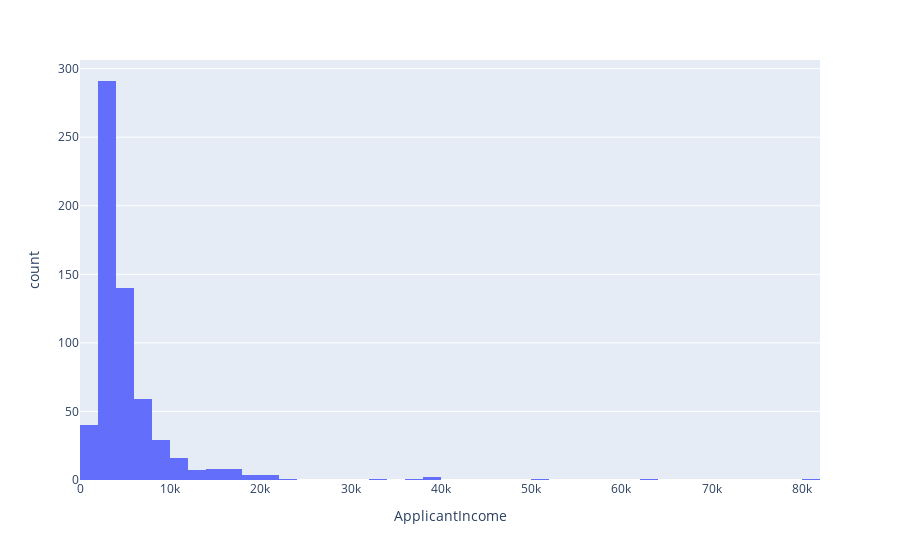

Notebook cell for this chart:
### Code cell
fig = px.histogram(df, x='ApplicantIncome', nbins=50)
fig.show()

### Figure 1 — Plotly figure (JSON) as saved in the notebook; plotly's stock layout.template omitted (floating-point values rounded to 4 significant figures; data arrays with more than 128 entries replaced by an {"elided": "..."} marker saying what was removed)
{"data": [{"alignmentgroup": "True", "bingroup": "x", "hovertemplate": "ApplicantIncome=%{x}<br>count=%{y}<extra></extra>", "legendgroup": "", "marker": {"color": "#636efa", "pattern": {"shape": ""}}, "name": "", "nbinsx": 50, "offsetgroup": "", "orientation": "v", "showlegend": false, "type": "histogram", "x": {"elided": "614 int values"}, "xaxis": "x", "yaxis": "y"}], "layout": {"barmode": "relative", "legend": {"tracegroupgap": 0}, "margin": {"t": 60}, "xaxis": {"anchor": "y", "domain": [0, 1], "title": {"text": "ApplicantIncome"}}, "yaxis": {"anchor": "x", "domain": [0, 1], "title": {"text": "count"}}}}
